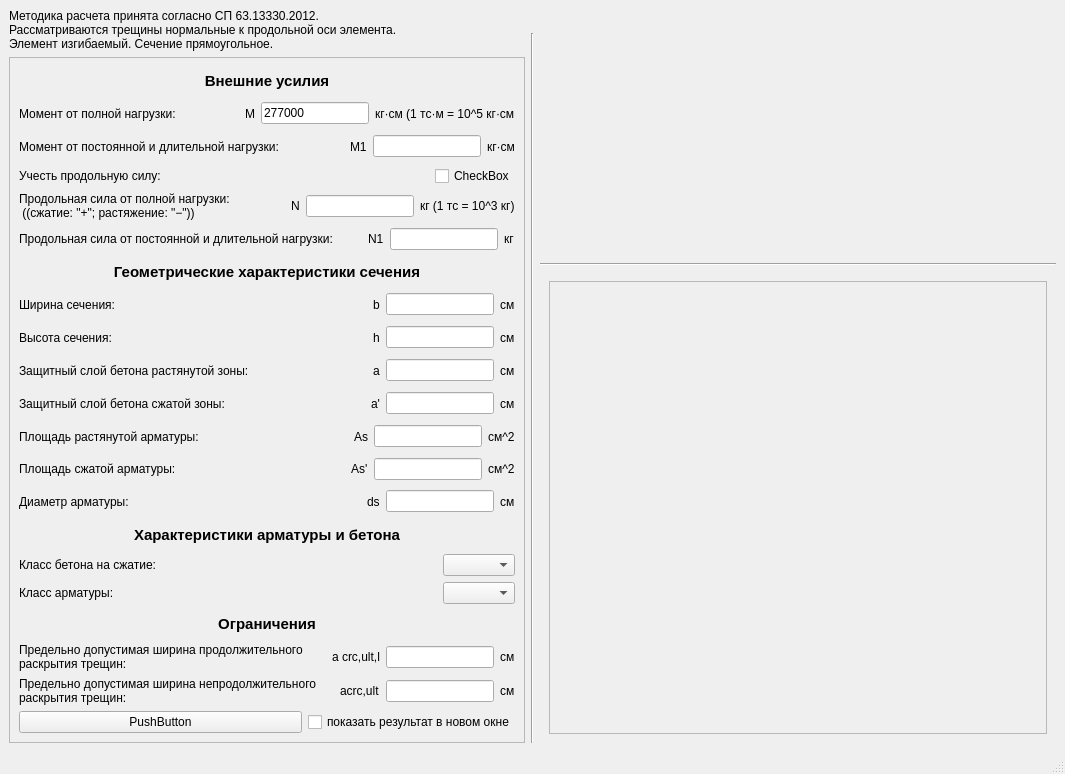
<?xml version="1.0" encoding="UTF-8"?>
<ui version="4.0">
 <class>MainWindow</class>
 <widget class="QMainWindow" name="MainWindow">
  <property name="geometry">
   <rect>
    <x>0</x>
    <y>0</y>
    <width>1065</width>
    <height>774</height>
   </rect>
  </property>
  <property name="sizePolicy">
   <sizepolicy hsizetype="Preferred" vsizetype="Preferred">
    <horstretch>0</horstretch>
    <verstretch>0</verstretch>
   </sizepolicy>
  </property>
  <property name="windowTitle">
   <string>Проверка на образование трещин и ширины их раскрытия</string>
  </property>
  <widget class="QWidget" name="centralwidget">
   <layout class="QGridLayout" name="gridLayout_3">
    <item row="0" column="0" rowspan="2" colspan="3">
     <widget class="QLabel" name="label_7">
      <property name="text">
       <string>Методика расчета принята согласно СП 63.13330.2012.
Рассматриваются трещины нормальные к продольной оси элемента.
Элемент изгибаемый. Сечение прямоугольное.</string>
      </property>
     </widget>
    </item>
    <item row="1" column="1" rowspan="2">
     <widget class="Line" name="line">
      <property name="orientation">
       <enum>Qt::Vertical</enum>
      </property>
     </widget>
    </item>
    <item row="2" column="0">
     <widget class="QScrollArea" name="scrollArea_2">
      <property name="minimumSize">
       <size>
        <width>373</width>
        <height>0</height>
       </size>
      </property>
      <property name="widgetResizable">
       <bool>true</bool>
      </property>
      <widget class="QWidget" name="scrollAreaWidgetContents_2">
       <property name="geometry">
        <rect>
         <x>0</x>
         <y>0</y>
         <width>462</width>
         <height>656</height>
        </rect>
       </property>
       <layout class="QVBoxLayout" name="verticalLayout">
        <item>
         <widget class="QLabel" name="label_73">
          <property name="font">
           <font>
            <pointsize>11</pointsize>
            <bold>true</bold>
           </font>
          </property>
          <property name="text">
           <string>Внешние усилия</string>
          </property>
          <property name="alignment">
           <set>Qt::AlignCenter</set>
          </property>
         </widget>
        </item>
        <item>
         <layout class="QHBoxLayout" name="horizontalLayout">
          <item>
           <widget class="QLabel" name="label">
            <property name="sizePolicy">
             <sizepolicy hsizetype="Preferred" vsizetype="Preferred">
              <horstretch>1</horstretch>
              <verstretch>0</verstretch>
             </sizepolicy>
            </property>
            <property name="text">
             <string>Момент от полной нагрузки:            </string>
            </property>
           </widget>
          </item>
          <item>
           <widget class="QLabel" name="label_4">
            <property name="sizePolicy">
             <sizepolicy hsizetype="Preferred" vsizetype="Preferred">
              <horstretch>0</horstretch>
              <verstretch>0</verstretch>
             </sizepolicy>
            </property>
            <property name="text">
             <string>M</string>
            </property>
           </widget>
          </item>
          <item>
           <widget class="QLineEdit" name="lineEdit">
            <property name="text">
             <string>277000</string>
            </property>
           </widget>
          </item>
          <item>
           <widget class="QLabel" name="label_3">
            <property name="text">
             <string>кг·см (1 тс·м = 10^5 кг·см</string>
            </property>
           </widget>
          </item>
         </layout>
        </item>
        <item>
         <layout class="QHBoxLayout" name="horizontalLayout_4">
          <item>
           <widget class="QLabel" name="label_12">
            <property name="sizePolicy">
             <sizepolicy hsizetype="Preferred" vsizetype="Preferred">
              <horstretch>1</horstretch>
              <verstretch>0</verstretch>
             </sizepolicy>
            </property>
            <property name="text">
             <string>Момент от постоянной и длительной нагрузки:</string>
            </property>
           </widget>
          </item>
          <item>
           <widget class="QLabel" name="label_13">
            <property name="sizePolicy">
             <sizepolicy hsizetype="Preferred" vsizetype="Preferred">
              <horstretch>0</horstretch>
              <verstretch>0</verstretch>
             </sizepolicy>
            </property>
            <property name="text">
             <string>M1</string>
            </property>
           </widget>
          </item>
          <item>
           <widget class="QLineEdit" name="lineEdit_4"/>
          </item>
          <item>
           <widget class="QLabel" name="label_14">
            <property name="text">
             <string>кг·см</string>
            </property>
           </widget>
          </item>
         </layout>
        </item>
        <item>
         <layout class="QHBoxLayout" name="horizontalLayout_2">
          <item>
           <widget class="QLabel" name="label_5">
            <property name="sizePolicy">
             <sizepolicy hsizetype="Preferred" vsizetype="Preferred">
              <horstretch>1</horstretch>
              <verstretch>0</verstretch>
             </sizepolicy>
            </property>
            <property name="text">
             <string>Учесть продольную силу:</string>
            </property>
           </widget>
          </item>
          <item>
           <widget class="QCheckBox" name="checkBox">
            <property name="text">
             <string>CheckBox</string>
            </property>
           </widget>
          </item>
         </layout>
        </item>
        <item>
         <layout class="QHBoxLayout" name="horizontalLayout_6">
          <item>
           <widget class="QLabel" name="label_15">
            <property name="sizePolicy">
             <sizepolicy hsizetype="Preferred" vsizetype="Preferred">
              <horstretch>1</horstretch>
              <verstretch>0</verstretch>
             </sizepolicy>
            </property>
            <property name="text">
             <string>Продольная сила от полной нагрузки: 
 ((сжатие: &quot;+&quot;; растяжение: &quot;−&quot;))</string>
            </property>
           </widget>
          </item>
          <item>
           <widget class="QLabel" name="label_16">
            <property name="sizePolicy">
             <sizepolicy hsizetype="Preferred" vsizetype="Preferred">
              <horstretch>0</horstretch>
              <verstretch>0</verstretch>
             </sizepolicy>
            </property>
            <property name="text">
             <string>N</string>
            </property>
           </widget>
          </item>
          <item>
           <widget class="QLineEdit" name="lineEdit_5"/>
          </item>
          <item>
           <widget class="QLabel" name="label_17">
            <property name="text">
             <string>кг (1 тс = 10^3 кг)</string>
            </property>
           </widget>
          </item>
         </layout>
        </item>
        <item>
         <layout class="QHBoxLayout" name="horizontalLayout_7">
          <item>
           <widget class="QLabel" name="label_18">
            <property name="sizePolicy">
             <sizepolicy hsizetype="Preferred" vsizetype="Preferred">
              <horstretch>1</horstretch>
              <verstretch>0</verstretch>
             </sizepolicy>
            </property>
            <property name="text">
             <string>Продольная сила от постоянной и длительной нагрузки:	</string>
            </property>
           </widget>
          </item>
          <item>
           <widget class="QLabel" name="label_19">
            <property name="sizePolicy">
             <sizepolicy hsizetype="Preferred" vsizetype="Preferred">
              <horstretch>0</horstretch>
              <verstretch>0</verstretch>
             </sizepolicy>
            </property>
            <property name="text">
             <string>N1</string>
            </property>
           </widget>
          </item>
          <item>
           <widget class="QLineEdit" name="lineEdit_6"/>
          </item>
          <item>
           <widget class="QLabel" name="label_20">
            <property name="text">
             <string>кг</string>
            </property>
           </widget>
          </item>
         </layout>
        </item>
        <item>
         <widget class="QLabel" name="label_127">
          <property name="font">
           <font>
            <pointsize>11</pointsize>
            <bold>true</bold>
           </font>
          </property>
          <property name="text">
           <string>Геометрические характеристики сечения</string>
          </property>
          <property name="alignment">
           <set>Qt::AlignCenter</set>
          </property>
         </widget>
        </item>
        <item>
         <layout class="QHBoxLayout" name="horizontalLayout_8">
          <item>
           <widget class="QLabel" name="label_21">
            <property name="sizePolicy">
             <sizepolicy hsizetype="Preferred" vsizetype="Preferred">
              <horstretch>1</horstretch>
              <verstretch>0</verstretch>
             </sizepolicy>
            </property>
            <property name="text">
             <string>Ширина сечения:</string>
            </property>
           </widget>
          </item>
          <item>
           <widget class="QLabel" name="label_22">
            <property name="sizePolicy">
             <sizepolicy hsizetype="Preferred" vsizetype="Preferred">
              <horstretch>0</horstretch>
              <verstretch>0</verstretch>
             </sizepolicy>
            </property>
            <property name="text">
             <string>b</string>
            </property>
           </widget>
          </item>
          <item>
           <widget class="QLineEdit" name="lineEdit_7"/>
          </item>
          <item>
           <widget class="QLabel" name="label_23">
            <property name="text">
             <string>см</string>
            </property>
           </widget>
          </item>
         </layout>
        </item>
        <item>
         <layout class="QHBoxLayout" name="horizontalLayout_9">
          <item>
           <widget class="QLabel" name="label_24">
            <property name="sizePolicy">
             <sizepolicy hsizetype="Preferred" vsizetype="Preferred">
              <horstretch>1</horstretch>
              <verstretch>0</verstretch>
             </sizepolicy>
            </property>
            <property name="text">
             <string>Высота сечения:</string>
            </property>
           </widget>
          </item>
          <item>
           <widget class="QLabel" name="label_25">
            <property name="sizePolicy">
             <sizepolicy hsizetype="Preferred" vsizetype="Preferred">
              <horstretch>0</horstretch>
              <verstretch>0</verstretch>
             </sizepolicy>
            </property>
            <property name="text">
             <string>h</string>
            </property>
           </widget>
          </item>
          <item>
           <widget class="QLineEdit" name="lineEdit_8"/>
          </item>
          <item>
           <widget class="QLabel" name="label_26">
            <property name="text">
             <string>см</string>
            </property>
           </widget>
          </item>
         </layout>
        </item>
        <item>
         <layout class="QHBoxLayout" name="horizontalLayout_10">
          <item>
           <widget class="QLabel" name="label_27">
            <property name="sizePolicy">
             <sizepolicy hsizetype="Preferred" vsizetype="Preferred">
              <horstretch>1</horstretch>
              <verstretch>0</verstretch>
             </sizepolicy>
            </property>
            <property name="text">
             <string>Защитный слой бетона растянутой зоны:</string>
            </property>
           </widget>
          </item>
          <item>
           <widget class="QLabel" name="label_28">
            <property name="sizePolicy">
             <sizepolicy hsizetype="Preferred" vsizetype="Preferred">
              <horstretch>0</horstretch>
              <verstretch>0</verstretch>
             </sizepolicy>
            </property>
            <property name="text">
             <string>a</string>
            </property>
           </widget>
          </item>
          <item>
           <widget class="QLineEdit" name="lineEdit_9"/>
          </item>
          <item>
           <widget class="QLabel" name="label_29">
            <property name="text">
             <string>см</string>
            </property>
           </widget>
          </item>
         </layout>
        </item>
        <item>
         <layout class="QHBoxLayout" name="horizontalLayout_11">
          <item>
           <widget class="QLabel" name="label_30">
            <property name="sizePolicy">
             <sizepolicy hsizetype="Preferred" vsizetype="Preferred">
              <horstretch>1</horstretch>
              <verstretch>0</verstretch>
             </sizepolicy>
            </property>
            <property name="text">
             <string>Защитный слой бетона сжатой зоны:</string>
            </property>
           </widget>
          </item>
          <item>
           <widget class="QLabel" name="label_31">
            <property name="sizePolicy">
             <sizepolicy hsizetype="Preferred" vsizetype="Preferred">
              <horstretch>0</horstretch>
              <verstretch>0</verstretch>
             </sizepolicy>
            </property>
            <property name="text">
             <string>a'</string>
            </property>
           </widget>
          </item>
          <item>
           <widget class="QLineEdit" name="lineEdit_10"/>
          </item>
          <item>
           <widget class="QLabel" name="label_32">
            <property name="text">
             <string>см</string>
            </property>
           </widget>
          </item>
         </layout>
        </item>
        <item>
         <layout class="QHBoxLayout" name="horizontalLayout_22">
          <item>
           <widget class="QLabel" name="label_63">
            <property name="sizePolicy">
             <sizepolicy hsizetype="Preferred" vsizetype="Preferred">
              <horstretch>1</horstretch>
              <verstretch>0</verstretch>
             </sizepolicy>
            </property>
            <property name="text">
             <string>Площадь растянутой арматуры:</string>
            </property>
           </widget>
          </item>
          <item>
           <widget class="QLabel" name="label_64">
            <property name="sizePolicy">
             <sizepolicy hsizetype="Preferred" vsizetype="Preferred">
              <horstretch>0</horstretch>
              <verstretch>0</verstretch>
             </sizepolicy>
            </property>
            <property name="text">
             <string>As</string>
            </property>
           </widget>
          </item>
          <item>
           <widget class="QLineEdit" name="lineEdit_19"/>
          </item>
          <item>
           <widget class="QLabel" name="label_65">
            <property name="text">
             <string>см^2</string>
            </property>
           </widget>
          </item>
         </layout>
        </item>
        <item>
         <layout class="QHBoxLayout" name="horizontalLayout_23">
          <item>
           <widget class="QLabel" name="label_66">
            <property name="sizePolicy">
             <sizepolicy hsizetype="Preferred" vsizetype="Preferred">
              <horstretch>1</horstretch>
              <verstretch>0</verstretch>
             </sizepolicy>
            </property>
            <property name="text">
             <string>Площадь сжатой арматуры:</string>
            </property>
           </widget>
          </item>
          <item>
           <widget class="QLabel" name="label_67">
            <property name="sizePolicy">
             <sizepolicy hsizetype="Preferred" vsizetype="Preferred">
              <horstretch>0</horstretch>
              <verstretch>0</verstretch>
             </sizepolicy>
            </property>
            <property name="text">
             <string>As'</string>
            </property>
           </widget>
          </item>
          <item>
           <widget class="QLineEdit" name="lineEdit_20"/>
          </item>
          <item>
           <widget class="QLabel" name="label_68">
            <property name="text">
             <string>см^2</string>
            </property>
           </widget>
          </item>
         </layout>
        </item>
        <item>
         <layout class="QHBoxLayout" name="horizontalLayout_24">
          <item>
           <widget class="QLabel" name="label_69">
            <property name="sizePolicy">
             <sizepolicy hsizetype="Preferred" vsizetype="Preferred">
              <horstretch>1</horstretch>
              <verstretch>0</verstretch>
             </sizepolicy>
            </property>
            <property name="text">
             <string>Диаметр арматуры:</string>
            </property>
           </widget>
          </item>
          <item>
           <widget class="QLabel" name="label_70">
            <property name="sizePolicy">
             <sizepolicy hsizetype="Preferred" vsizetype="Preferred">
              <horstretch>0</horstretch>
              <verstretch>0</verstretch>
             </sizepolicy>
            </property>
            <property name="text">
             <string>ds</string>
            </property>
           </widget>
          </item>
          <item>
           <widget class="QLineEdit" name="lineEdit_21"/>
          </item>
          <item>
           <widget class="QLabel" name="label_71">
            <property name="text">
             <string>см</string>
            </property>
           </widget>
          </item>
         </layout>
        </item>
        <item>
         <widget class="QLabel" name="label_129">
          <property name="font">
           <font>
            <pointsize>11</pointsize>
            <bold>true</bold>
           </font>
          </property>
          <property name="text">
           <string>Характеристики арматуры и бетона</string>
          </property>
          <property name="alignment">
           <set>Qt::AlignCenter</set>
          </property>
         </widget>
        </item>
        <item>
         <layout class="QHBoxLayout" name="horizontalLayout_25">
          <item>
           <widget class="QLabel" name="label_72">
            <property name="sizePolicy">
             <sizepolicy hsizetype="Preferred" vsizetype="Preferred">
              <horstretch>1</horstretch>
              <verstretch>0</verstretch>
             </sizepolicy>
            </property>
            <property name="text">
             <string>Класс бетона на сжатие:</string>
            </property>
           </widget>
          </item>
          <item>
           <widget class="QComboBox" name="comboBox"/>
          </item>
         </layout>
        </item>
        <item>
         <layout class="QHBoxLayout" name="horizontalLayout_26">
          <item>
           <widget class="QLabel" name="label_75">
            <property name="sizePolicy">
             <sizepolicy hsizetype="Preferred" vsizetype="Preferred">
              <horstretch>1</horstretch>
              <verstretch>0</verstretch>
             </sizepolicy>
            </property>
            <property name="text">
             <string>Класс арматуры:</string>
            </property>
           </widget>
          </item>
          <item>
           <widget class="QComboBox" name="comboBox_2"/>
          </item>
         </layout>
        </item>
        <item>
         <widget class="QLabel" name="label_130">
          <property name="font">
           <font>
            <pointsize>11</pointsize>
            <bold>true</bold>
           </font>
          </property>
          <property name="text">
           <string>Ограничения</string>
          </property>
          <property name="alignment">
           <set>Qt::AlignCenter</set>
          </property>
         </widget>
        </item>
        <item>
         <layout class="QHBoxLayout" name="horizontalLayout_3">
          <item>
           <widget class="QLabel" name="label_9">
            <property name="sizePolicy">
             <sizepolicy hsizetype="Preferred" vsizetype="Preferred">
              <horstretch>1</horstretch>
              <verstretch>0</verstretch>
             </sizepolicy>
            </property>
            <property name="text">
             <string>Предельно допустимая ширина продолжительного 
раскрытия трещин:</string>
            </property>
           </widget>
          </item>
          <item>
           <widget class="QLabel" name="label_10">
            <property name="sizePolicy">
             <sizepolicy hsizetype="Preferred" vsizetype="Preferred">
              <horstretch>0</horstretch>
              <verstretch>0</verstretch>
             </sizepolicy>
            </property>
            <property name="text">
             <string>a crc,ult,l</string>
            </property>
           </widget>
          </item>
          <item>
           <widget class="QLineEdit" name="lineEdit_3"/>
          </item>
          <item>
           <widget class="QLabel" name="label_11">
            <property name="text">
             <string>см</string>
            </property>
           </widget>
          </item>
         </layout>
        </item>
        <item>
         <layout class="QHBoxLayout" name="horizontalLayout_27">
          <item>
           <widget class="QLabel" name="label_78">
            <property name="sizePolicy">
             <sizepolicy hsizetype="Preferred" vsizetype="Preferred">
              <horstretch>1</horstretch>
              <verstretch>0</verstretch>
             </sizepolicy>
            </property>
            <property name="text">
             <string>Предельно допустимая ширина непродолжительного
раскрытия трещин:</string>
            </property>
           </widget>
          </item>
          <item>
           <widget class="QLabel" name="label_79">
            <property name="sizePolicy">
             <sizepolicy hsizetype="Preferred" vsizetype="Preferred">
              <horstretch>0</horstretch>
              <verstretch>0</verstretch>
             </sizepolicy>
            </property>
            <property name="text">
             <string>acrc,ult</string>
            </property>
           </widget>
          </item>
          <item>
           <widget class="QLineEdit" name="lineEdit_24"/>
          </item>
          <item>
           <widget class="QLabel" name="label_80">
            <property name="text">
             <string>см</string>
            </property>
           </widget>
          </item>
         </layout>
        </item>
        <item>
         <layout class="QHBoxLayout" name="horizontalLayout_44">
          <item>
           <widget class="QPushButton" name="pushButton">
            <property name="sizePolicy">
             <sizepolicy hsizetype="Minimum" vsizetype="Fixed">
              <horstretch>1</horstretch>
              <verstretch>0</verstretch>
             </sizepolicy>
            </property>
            <property name="text">
             <string>PushButton</string>
            </property>
           </widget>
          </item>
          <item>
           <widget class="QCheckBox" name="checkBox_4">
            <property name="text">
             <string>показать результат в новом окне</string>
            </property>
           </widget>
          </item>
         </layout>
        </item>
       </layout>
      </widget>
     </widget>
    </item>
    <item row="2" column="2">
     <layout class="QVBoxLayout" name="verticalLayout_3">
      <item>
       <widget class="QWidget" name="widget" native="true">
        <property name="sizePolicy">
         <sizepolicy hsizetype="Preferred" vsizetype="Preferred">
          <horstretch>0</horstretch>
          <verstretch>1</verstretch>
         </sizepolicy>
        </property>
        <property name="minimumSize">
         <size>
          <width>421</width>
          <height>200</height>
         </size>
        </property>
        <property name="maximumSize">
         <size>
          <width>16777215</width>
          <height>16777215</height>
         </size>
        </property>
        <property name="baseSize">
         <size>
          <width>579</width>
          <height>300</height>
         </size>
        </property>
        <widget class="QWidget" name="widget_4" native="true">
         <property name="geometry">
          <rect>
           <x>0</x>
           <y>-10</y>
           <width>421</width>
           <height>211</height>
          </rect>
         </property>
         <property name="minimumSize">
          <size>
           <width>421</width>
           <height>211</height>
          </size>
         </property>
         <layout class="QGridLayout" name="gridLayout_4">
          <item row="0" column="0">
           <widget class="QLabel" name="label_6">
            <property name="text">
             <string/>
            </property>
            <property name="pixmap">
             <pixmap>../sofistik/result/test_image_from_python.bmp</pixmap>
            </property>
            <property name="scaledContents">
             <bool>true</bool>
            </property>
           </widget>
          </item>
         </layout>
        </widget>
       </widget>
      </item>
      <item>
       <widget class="Line" name="line_2">
        <property name="orientation">
         <enum>Qt::Horizontal</enum>
        </property>
       </widget>
      </item>
      <item>
       <widget class="QWidget" name="widget_2" native="true">
        <property name="sizePolicy">
         <sizepolicy hsizetype="Preferred" vsizetype="Preferred">
          <horstretch>0</horstretch>
          <verstretch>3</verstretch>
         </sizepolicy>
        </property>
        <layout class="QGridLayout" name="gridLayout">
         <item row="0" column="0">
          <widget class="QScrollArea" name="scrollArea">
           <property name="widgetResizable">
            <bool>true</bool>
           </property>
           <widget class="QWidget" name="scrollAreaWidgetContents">
            <property name="geometry">
             <rect>
              <x>0</x>
              <y>0</y>
              <width>1518</width>
              <height>518</height>
             </rect>
            </property>
            <layout class="QGridLayout" name="gridLayout_2">
             <item row="0" column="0">
              <widget class="QLabel" name="label_2">
               <property name="text">
                <string/>
               </property>
               <property name="pixmap">
                <pixmap>../sofistik/result/test_image_from_python.bmp</pixmap>
               </property>
               <property name="scaledContents">
                <bool>true</bool>
               </property>
              </widget>
             </item>
            </layout>
           </widget>
          </widget>
         </item>
        </layout>
       </widget>
      </item>
     </layout>
    </item>
   </layout>
  </widget>
  <widget class="QMenuBar" name="menubar">
   <property name="geometry">
    <rect>
     <x>0</x>
     <y>0</y>
     <width>1065</width>
     <height>22</height>
    </rect>
   </property>
  </widget>
  <widget class="QStatusBar" name="statusbar"/>
 </widget>
 <resources/>
 <connections/>
</ui>
